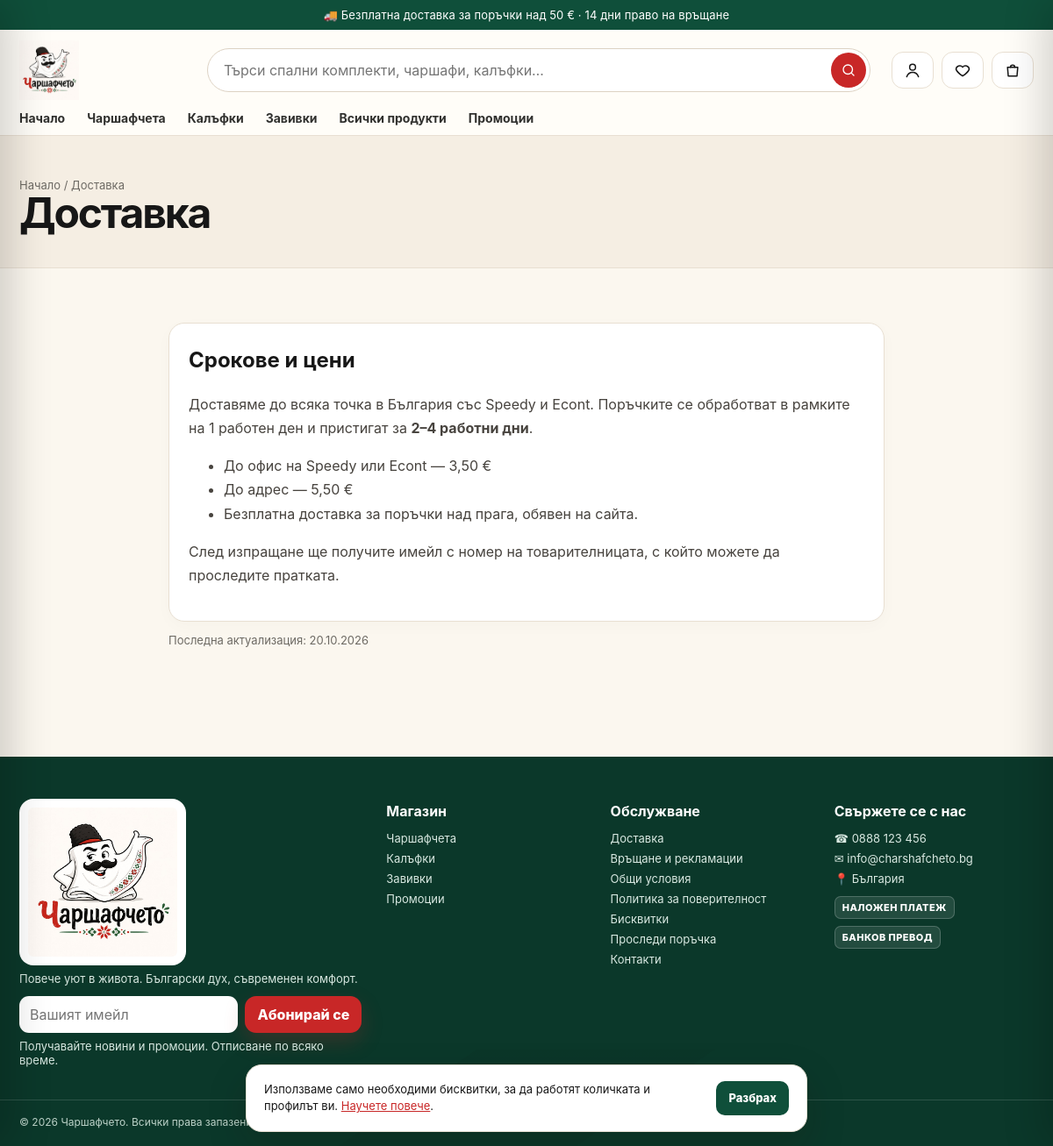
Screenshot of /page/dostavka/ with the database file from the repository.
### core/models.py (models this page shows, shortened)
class SiteSettings(models.Model):
    CURRENCY_CHOICES = [("EUR", "EUR (€)"), ("BGN", "BGN (лв.)")]
    store_name = models.CharField("име на магазина", max_length=80, default="Чаршафчето")
    tagline = models.CharField("слоган", max_length=160, default="Повече уют в живота")
    announcement = models.CharField(
        "лента с обява",
        max_length=200,
        blank=True,
        default="🚚 Безплатна доставка за поръчки над 50 € · 14 дни право на връщане",
    )
    currency = models.CharField("валута", max_length=3, choices=CURRENCY_CHOICES, default="EUR")
    show_secondary_currency = models.BooleanField(
        "показвай и цена в лева", default=True, help_text="Двойно обозначаване EUR / BGN по фиксирания курс."
    )
    free_shipping_threshold = models.DecimalField(
        "безплатна доставка над", max_digits=10, decimal_places=2, default=Decimal("50.00")
    )
    vat_rate = models.DecimalField("ДДС %", max_digits=5, decimal_places=2, default=Decimal("20.00"))
    prices_include_vat = models.BooleanField("цените са с ДДС", default=True)
    low_stock_threshold = models.PositiveIntegerField("праг за ниска наличност", default=5)
    contact_email = models.EmailField("имейл за контакт", default="info@charshafcheto.bg")
    orders_email = models.EmailField("имейл за известия за поръчки", default="orders@charshafcheto.bg")
    contact_phone = models.CharField("телефон", max_length=40, default="0888 123 456")
    address = models.CharField("адрес", max_length=200, default="България")
    company_name = models.CharField("фирма", max_length=120, blank=True)
    company_eik = models.CharField("ЕИК", max_length=20, blank=True)
    bank_iban = models.CharField("IBAN за банков превод", max_length=40, blank=True)
    bank_name = models.CharField("банка", max_length=80, blank=True)
    facebook_url = models.URLField(blank=True)
    instagram_url = models.URLField(blank=True)
    meta_description = models.CharField(
        "SEO описание",
        max_length=300,
        default="Спални комплекти, чаршафи, калъфки и завивки с български дух.",
    )
    updated_at = models.DateTimeField(auto_now=True)
    CACHE_KEY = "site_settings"
    class Meta:
        verbose_name = "настройки на магазина"
        verbose_name_plural = "настройки на магазина"
    @classmethod
    def load(cls):
        obj = cache.get(cls.CACHE_KEY)
        if obj is None:
            obj, _ = cls.objects.get_or_create(pk=1)
            cache.set(cls.CACHE_KEY, obj, 300)
        return obj

class Page(models.Model):
    title = models.CharField("заглавие", max_length=120)
    slug = models.SlugField(unique=True, allow_unicode=True)
    body = models.TextField("съдържание", help_text="Позволен е обикновен HTML.")
    show_in_footer = models.BooleanField("в долното меню", default=True)
    order = models.PositiveIntegerField(default=0)
    updated_at = models.DateTimeField(auto_now=True)
    class Meta:
        ordering = ["order", "title"]
        verbose_name = "страница"
        verbose_name_plural = "страници"
    def get_absolute_url(self):
        from django.urls import reverse
        return reverse("core:page", args=[self.slug])

### catalog/models.py (models this page shows, shortened)
class Category(models.Model):
    name = models.CharField("име", max_length=100)
    slug = models.SlugField(unique=True, max_length=120, blank=True)
    parent = models.ForeignKey(
        "self", null=True, blank=True, on_delete=models.SET_NULL, related_name="children", verbose_name="родител"
    )
    tagline = models.CharField("подзаглавие", max_length=160, blank=True)
    description = models.TextField("описание", blank=True)
    image = models.ImageField("изображение", upload_to="categories/", blank=True)
    is_active = models.BooleanField("активна", default=True)
    show_in_menu = models.BooleanField("в главното меню", default=True)
    position = models.PositiveIntegerField("подредба", default=0)
    class Meta:
        ordering = ["position", "name"]
        verbose_name = "категория"
        verbose_name_plural = "категории"
    def get_absolute_url(self):
        return reverse("catalog:category", args=[self.slug])

### core/views.py (the view)
# urls.py: path("page/<slug:slug>/", views.page, name="page"),
def page(request, slug):
    return render(request, "core/page.html", {"page": get_object_or_404(Page, slug=slug)})

### cart/cart.py (called while the page is built)
    def __len__(self):
        return sum(self.data.values())

    @property
    def count(self):
        return len(self)

### core/context_processors.py (called while the page is built)
def store(request):
    if request.path.startswith(("/static/", "/media/")):
        return {}
    wishlist_ids = set()
    if request.user.is_authenticated:
        wishlist_ids = set(WishlistItem.objects.filter(user=request.user).values_list("product_id", flat=True))
    else:
        wishlist_ids = set(request.session.get("wishlist", []))
    return {
        "store": SiteSettings.load(),
        "cart": Cart(request),
        "wishlist_ids": wishlist_ids,
        "menu_categories": Category.objects.filter(is_active=True, show_in_menu=True, parent__isnull=True),
        "footer_pages": Page.objects.filter(show_in_footer=True),
        "card_payments_enabled": bool(settings.STRIPE_SECRET_KEY),
        "SITE_URL": settings.SITE_URL,
    }

### templates/core/page.html (shortened to what this page needs)
{% extends "base.html" %}
{% block content %}
<section class="page-hero"><div class="shell"><nav class="crumb"><a href="{% url 'core:home' %}">Начало</a> / {{ page.title }}</nav><h1>{{ page.title }}</h1></div></section>
<section class="section"><div class="shell" style="max-width:860px"><article class="panel prose">{{ page.body|safe }}</article>
<p class="small muted">Последна актуализация: {{ page.updated_at|date:"d.m.Y" }}</p></div></section>
{% endblock %}

### templates/base.html (shortened to what this page needs)
{% load static store_tags %}<!doctype html>
<html lang="bg">
<head>
  <link rel="stylesheet" href="{% static 'css/store.css' %}">
</head>
<body>
{% if store.announcement %}<div class="announcement">{{ store.announcement }}</div>{% endif %}
<header class="header">
  <div class="shell">
    <div class="header-main">
      <a class="brand" href="{% url 'core:home' %}"><img src="{% static 'img/logo.png' %}" alt="{{ store.store_name }}" width="68" height="68"></a>
      <form class="search-wrap" action="{% url 'catalog:shop' %}" method="get" role="search">
        <input id="globalSearch" class="search" name="q" placeholder="Търси спални комплекти, чаршафи, калъфки…" value="{{ request.GET.q|default:'' }}" autocomplete="off">
        <button class="search-btn" aria-label="Търси"><svg class="i"><use href="#i-search"/></svg></button>
      </form>
      <div class="header-actions">
        <a class="icon-btn" href="{% url 'accounts:dashboard' %}" title="Моят профил" aria-label="Моят профил"><svg class="i"><use href="#i-user"/></svg></a>
        <a class="icon-btn" href="{% url 'catalog:wishlist' %}" title="Любими" aria-label="Любими" data-wishlist-link><svg class="i"><use href="#i-heart"/></svg></a>
        <a class="icon-btn" href="{% url 'cart:detail' %}" title="Количка" aria-label="Количка" data-cart-open><svg class="i"><use href="#i-bag"/></svg></a>
      </div>
    </div>
    <nav class="nav" aria-label="Основна навигация">
      <a href="{% url 'core:home' %}" {% if request.resolver_match.url_name == 'home' %}class="active"{% endif %}>Начало</a>
      {% for cat in menu_categories %}<a href="{{ cat.get_absolute_url }}" {% if current_category.pk == cat.pk %}class="active"{% endif %}>{{ cat.name }}</a>{% endfor %}
      <a href="{% url 'catalog:shop' %}" {% if request.resolver_match.url_name == 'shop' and not current_category %}class="active"{% endif %}>Всички продукти</a>
      <a href="{% url 'catalog:sale' %}" class="accent">Промоции</a>
    </nav>
  </div>
</header>
<main id="main">{% block content %}{% endblock %}</main>
<footer class="footer">
  <div class="shell footer-grid">
    <div>
      <img class="footer-logo" src="{% static 'img/logo.png' %}" alt="{{ store.store_name }}" loading="lazy">
      <p>{{ store.tagline }}. Български дух, съвременен комфорт.</p>
      <form class="newsletter" method="post" action="{% url 'core:newsletter' %}">{% csrf_token %}
        <input id="nlEmail" type="email" name="email" placeholder="Вашият имейл" required>
        <button class="btn btn-primary">Абонирай се</button>
      </form>
      <p class="small">Получавайте новини и промоции. Отписване по всяко време.</p>
    </div>
    <div>
      <h4>Магазин</h4>
      {% for cat in menu_categories %}<a href="{{ cat.get_absolute_url }}">{{ cat.name }}</a>{% endfor %}
      <a href="{% url 'catalog:sale' %}">Промоции</a>
    </div>
    <div>
      <h4>Обслужване</h4>
      {% for page in footer_pages %}<a href="{{ page.get_absolute_url }}">{{ page.title }}</a>{% endfor %}
      <a href="{% url 'orders:track' %}">Проследи поръчка</a>
      <a href="{% url 'core:contact' %}">Контакти</a>
    </div>
    <div>
      <h4>Свържете се с нас</h4>
      <p>☎ <a href="tel:{{ store.contact_phone|cut:' ' }}" style="display:inline">{{ store.contact_phone }}</a></p>
      <p>✉ <a href="mailto:{{ store.contact_email }}" style="display:inline">{{ store.contact_email }}</a></p>
      <p>📍 {{ store.address }}</p>
      <div class="pay-icons" aria-label="Методи на плащане"><span>НАЛОЖЕН ПЛАТЕЖ</span>{% if card_payments_enabled %}<span>VISA</span><span>MASTERCARD</span>{% endif %}<span>БАНКОВ ПРЕВОД</span></div>
    </div>
  </div>
  <div class="shell copyright">© {% now "Y" %} {{ store.company_name|default:store.store_name }}{% if store.company_eik %} · ЕИК {{ store.company_eik }}{% endif %}. Всички права запазени.</div>
</footer>
<div class="cookie-bar hidden" id="cookieBar" role="dialog" aria-label="Бисквитки">
  <p>Използваме само необходими бисквитки, за да работят количката и профилът ви. <a href="{% url 'core:page' 'biskvitki' %}">Научете повече</a>.</p>
  <button class="btn btn-green btn-small" type="button" data-cookie-ok>Разбрах</button>
</div>
</body>
</html>

### rows the page displays
SiteSettings: announcement "🚚 Безплатна доставка за поръчки над 50 € · 14 дни право на връщане", tagline "Повече уют в живота", contact_phone "0888 123 456", contact_email "info@charshafcheto.bg", address "България", company_name "Чаршафчето"
Category: name "Чаршафчета"
Category: name "Калъфки"
Category: name "Завивки"
Page: title "Доставка", body "Срокове и цени Доставяме до всяка точка в България със Speedy и Econt. Поръчките се обработват в рамките на 1 работен ден и пристигат за 2–4 работни дни . До офис на Speedy или Econt — 3,50 € До адрес — 5,50 € Безплатна доставка за поръчки над прага, обявен на сайта. След изпращане ще получите имейл с номер на товарителницата, с който можете да проследите пратката.", updated_at "20.10.2026"
Page: title "Връщане и рекламации"
Page: title "Общи условия"
Page: title "Политика за поверителност"
Page: title "Бисквитки"
